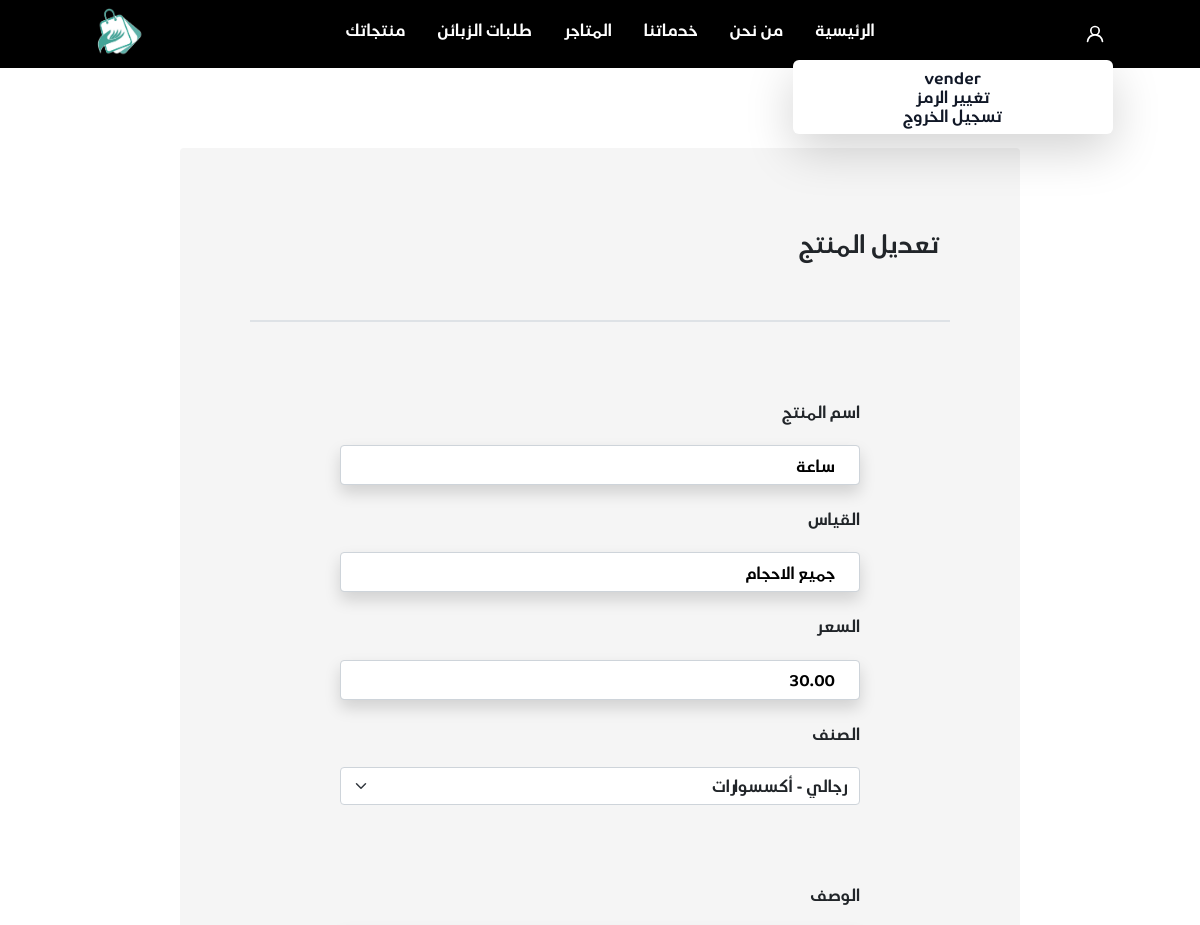
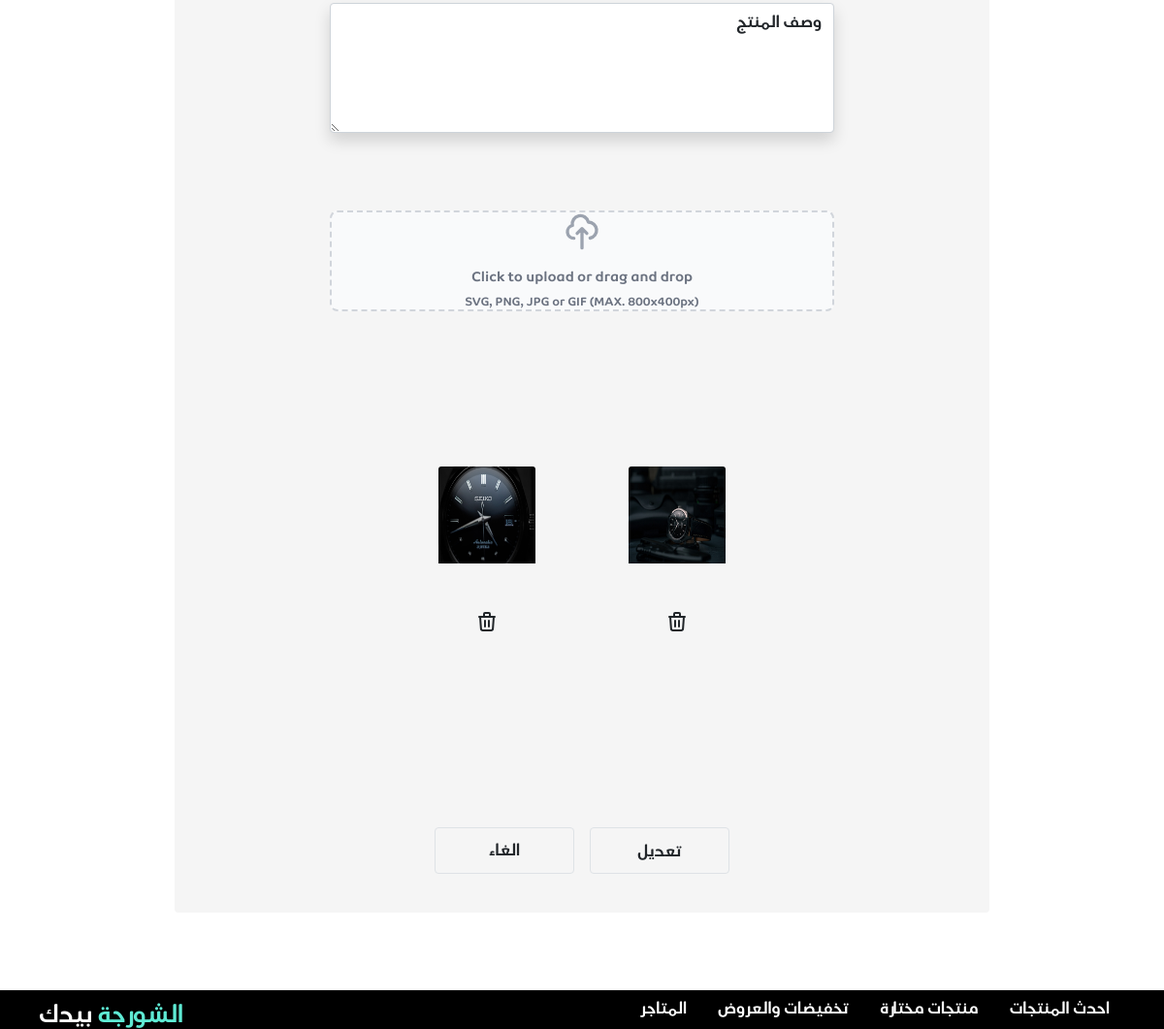
Page /vendor/update_product/17/ (signed in) on the committed database (2 pictures, top to bottom).
### jumla/models.py (models this page shows, shortened)
class User(AbstractUser):
    username = None
    phone_number = models.CharField(max_length=11, unique=True)
    address = models.CharField(max_length=255, null=True)
    USERNAME_FIELD = 'phone_number'
    REQUIRED_FIELDS = []
    objects = CustomUserManager()
    class Meta:
        verbose_name = "user"
        verbose_name_plural = "users"

class Product(models.Model):
    ProductName = models.CharField(max_length=255)
    Size = models.CharField(max_length=255)
    price = models.DecimalField(max_digits=12, decimal_places=2)
    description = models.CharField(max_length=255)
    shopOwner = models.ForeignKey(Shop, on_delete=models.CASCADE, related_name="shop_products")
    Date = models.DateTimeField(default=timezone.now)
    is_active = models.BooleanField(default=True)
    Category = models.ForeignKey(Category, on_delete=models.CASCADE, related_name="product_Category")

class product_Images(models.Model):
    image = models.ImageField(upload_to="images/", null=True)
    product = models.ForeignKey(Product, on_delete=models.CASCADE, related_name="Image_Product")
    class Meta:
        verbose_name = "product_Image"
        verbose_name_plural = "product_Images"

### jumla/decorators.py (the view)
        def wrapper_func(request, *args, **kwargs):
            group = None
            if request.user.groups.exists():
                group = request.user.groups.all()[0].name
            if group in allowed_roles:
                return view_func(request, *args, **kwargs)
            else:
                return HttpResponse('not in group')

### jumla/models.py (called while the page is built)
    def __str__(self):
        if self.parent:
            return f'{self.parent.name} - {self.name} '
        else:
            return f'{self.name}'

### jumla/views/vender.py (called while the page is built, shortened)
@login_required(login_url='login')
@allowed_users(allowed_roles=['vendor'])
def update_product(request, product_id):
    product = get_object_or_404(Product, id=product_id)
    img = product_Images.objects.all()
    form = vendor_forms.Create_product(instance=product)
    if request.method == "PUT":
        return HttpResponse('Put')
    context = {'product': product,
               "images": img,
               'form': form,
               }
    return render(request, "jumla/vender/editing_product.html", context)

### jumla/templates/jumla/vender/editing_product.html (shortened to what this page needs)
   {% extends 'jumla/base/base.html' %}
   {% load crispy_forms_filters %}
   {% load static %}
   {% load crispy_forms_tags %}
{% block content %}
<div class="bg-neutral-100 rounded   m-20">
    <h1 class="text-2xl p-20 "> تعديل المنتج </h1>
    <div class="flex justify-center -mt-5">
        <div class="border border-black/5 w-10/12 "></div>
    </div>
 <form  action="" method="POST" enctype="multipart/form-data">
        <div class="p-40 -mt-20 ">
            <div>
                <h1  class="mb-4">اسم المنتج</h1>
                {{ form.ProductName|as_crispy_field }}
            </div>
            <div class="mt-4">
                <h1  class="mb-4">القياس</h1>
                {{ form.Size|as_crispy_field }}
            </div>
            <div class="mt-4">
                <h1  class="mb-4">السعر</h1>
                {{ form.price |as_crispy_field }}
            </div>
            <div class="mt-4">
                <h1  class="mb-4">الصنف</h1>
                {{ form.Category |as_crispy_field }}
            </div>
            <div class="mt-20">
                <h1  class="mb-4">الوصف</h1>
                {{ form.description|as_crispy_field }}
            </div>
            <div class="mt-20">
                <label for="dropzone-file" class="flex flex-col justify-center items-center w-full h-full bg-gray-50 rounded-lg border-2 border-gray-300 border-dashed cursor-pointer dark:hover:bg-bray-800 dark:bg-gray-700 hover:bg-gray-100 dark:border-gray-600 dark:hover:border-gray-500 dark:hover:bg-gray-600">
                    <div class="flex flex-col justify-center w-auto items-center">
                        <svg class="mb-3 w-10 h-10 text-gray-400" fill="none" stroke="currentColor" viewBox="0 0 24 24" xmlns="http://www.w3.org/2000/svg"><path stroke-linecap="round" stroke-linejoin="round" stroke-width="2" d="M7 16a4 4 0 01-.88-7.903A5 5 0 1115.9 6L16 6a5 5 0 011 9.9M15 13l-3-3m0 0l-3 3m3-3v12"></path></svg>
                        <p class="mb-2 text-sm text-gray-500 dark:text-gray-400"><span class="font-semibold">Click to upload</span> or drag and drop</p>
                        <p class="text-xs text-gray-500 dark:text-gray-400">SVG, PNG, JPG or GIF (MAX. 800x400px)</p>
                    </div>
                </label>
            </div>
          <div class="flex justify-center mt-40">
            {% for image in images %}
            {% if product.id == image.product_id %}
<div class="flex flex-col">
    <div class="px-5">
        <img src="{{ image.image.url }}" style="width: 100px; height: 100px" class="card-img-top" alt="...">
    </div>
    <div class="flex justify-center mt-5">
        <button id="delete_image" data-product_id = {{ product.id }}
        data-image_url={{ image.image.url }}>
            </button>
</div>
</div>
            {% endif %}
{% endfor %}
          </div>
        </div>
<div class=" flex justify-center p-10">
    <button type="submit" class="  ml-4 h-12 w-36 rounded  hover:text-white border border-gray-800 hover:bg-black focus:ring-2 focus:outline-none focus:ring-gray-300 "> تعديل
    </button>
    <div class=" h-12 w-36 rounded  hover:text-white border text-center  border-gray-800 hover:bg-black focus:ring-2 focus:outline-none focus:ring-gray-300">
        <div class="mt-2.5">
            <a  class = "hover:text-white" href="{% url 'vendor_home' %}"  >الغاء</a>
        </div>
    </div>
               </div>
        </form>
</div>
 {% endblock content %}

### jumla/templates/jumla/base/navbar.html (shortened to what this page needs)
{% load static %}
<nav class="bg-black">
        <div class="flex justify-around p-2 ">
            <div class="flex py-2 -mr-2">
                <div x-data="{ dropdownOpen: false }" class="relative ">
                    <button @click="dropdownOpen = !dropdownOpen" class="relative z-10 block rounded-md  p-2 focus:outline-none hover:bg-slate-500/75  drop-shadow-md rounded hover:ring-white">
                        <svg class="w-5 h-5     text-white   " xmlns="http://www.w3.org/2000/svg" viewBox="0 0 24 24"><path fill="#FFFFFF" d="M15.71,12.71a6,6,0,1,0-7.42,0,10,10,0,0,0-6.22,8.18,1,1,0,0,0,2,.22,8,8,0,0,1,15.9,0,1,1,0,0,0,1,.89h.11a1,1,0,0,0,.88-1.1A10,10,0,0,0,15.71,12.71ZM12,12a4,4,0,1,1,4-4A4,4,0,0,1,12,12Z"/></svg>
                    </button>
                    <div x-show="dropdownOpen" @click="dropdownOpen = false" class="fixed inset-0 h-full w-full z-10"></div>
                    <div x-show="dropdownOpen" class="absolute right-0 mt-2 bg-white rounded-md shadow-lg overflow-hidden z-20" style="width:20rem;">
                        <div class="py-2">
                            {% if user.is_authenticated %}
                                          <a href="#" class="transition-colors duration-200  w-full py-3 text-normal text-gray-900  border-b   hover:bg-teal-500 hover:text-white">
                                        <h1 class="text-center  text-medium  font-semibold ">
                                            <span >{{ user.first_name }}</span> </h1>
                                    </a>
                                          <a href="{% url 'change_password' %}" class="transition-colors duration-200  w-full w-full py-3 text-normal text-gray-900   hover:bg-teal-500 hover:text-white">
                                        <h1 class="text-center text-medium  font-semibold"> تغيير الرمز </h1>
                                    </a>
                                    <a href="{% url 'logout' %}" class="transition-colors duration-200  w-full py-3 text-normal text-gray-900 border-t hover:bg-teal-500 hover:text-white">
                                        <h1 class="text-center text-medium  font-semibold"> تسجيل الخروج   </h1>
                                    </a>
                                    {% endif %}
                        </div>
                    </div>
                </div>
            </div>
            <div class="m-1">
                <div class=" flex  p-2">
                    <a href="{% url 'home' %}" class = "text-white px-3 hover:text-slate-100 inline-block pl-10 ">
                   <h1 class="hover:text-gray-300">
                    الرئيسية
                    </h1>
                </a>
                <a href="{% url 'who_are_we' %}" class = "text-white px-3 inline-block pl-10">
                   <h1  class="hover:text-gray-300"> من نحن</h1></a>
                   <a href="{% url 'services' %}" class = "text-white px-3 inline-block pl-10">
                    <h1  class="hover:text-gray-300">خدماتنا</h1></a>
                     <a href="{% url 'show_markets' %}" class = "text-white px-3 inline-block pl-10">
                    <h1  class="hover:text-gray-300" >
                        المتاجر
                    </h1></a>
               {% if request.user.groups.all.first.name == "vendor" %}
                   <a href="{% url 'view_customer_bills' %}" class = "text-white px-3 inline-block pl-10">
                        <h1  class="hover:text-gray-300" >
                            طلبات الزبائن
                        </h1></a>
                   <a href="{% url 'vendor_home' %}" class = "text-white px-3 inline-block pl-10">
                        <h1  class="hover:text-gray-300" >
                            منتجاتك
                        </h1></a>
               {% endif %}
                </div>
            </div>
                   <div class="brand-image">
                  <img src="{% static 'jumla/images/shorja.jpg' %}" class="h-12 w-12" alt="">
                   </div>
        </div>
</nav>

### jumla/static/jumla/style.css (style rules this page uses)
body { font-family: air-arabia, sans-serif; }

### rows in the picture
User: first_name "vender"
Product: ProductName "ساعة", Size "جميع الاحجام", price "30.00", Category "رجالي - أكسسوارات", description "وصف المنتج"
product_Images: image (picture)
product_Images: image (picture)
